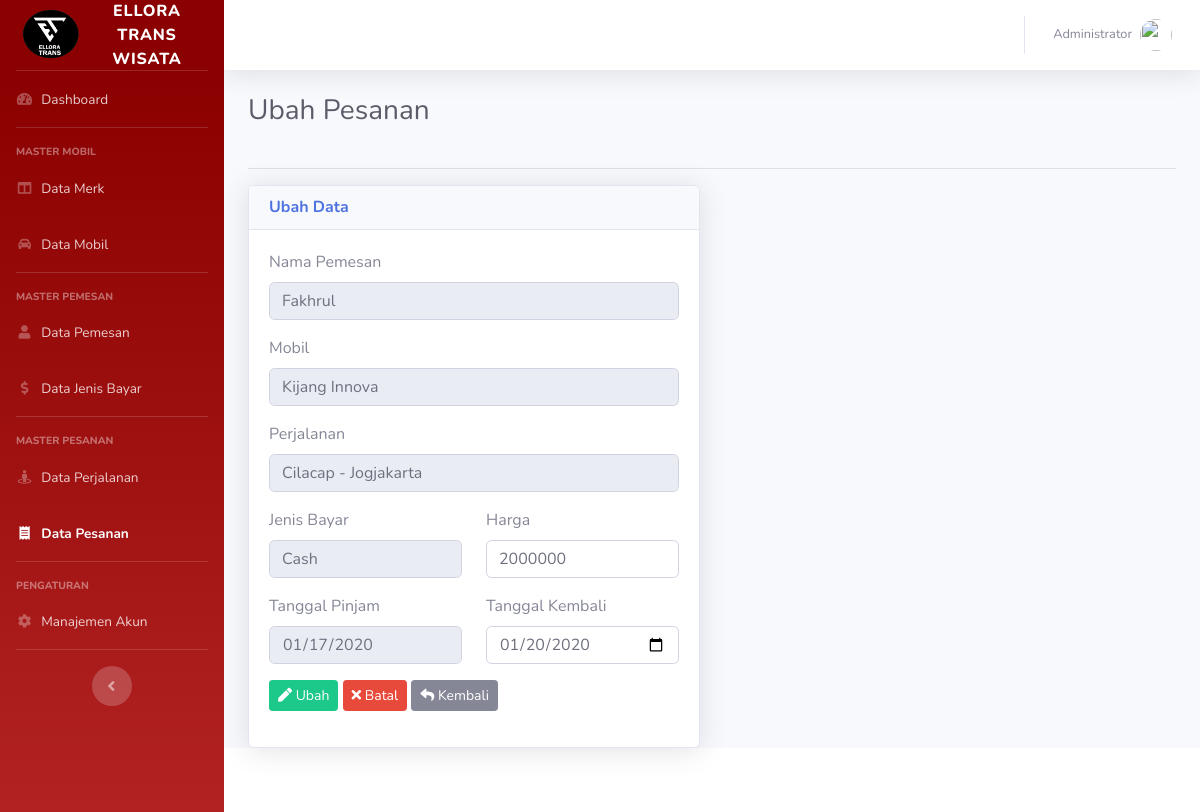
Screenshot of /pesanan/ubah/6 (signed in) with the database file from the repository.
### tables this page shows
CREATE TABLE `tbl_pemesan` (
  `id` int(11) NOT NULL,
  `nama` varchar(50) DEFAULT NULL,
  `alamat` varchar(100) DEFAULT NULL,
  `jenis_kelamin` enum('L','P') DEFAULT NULL,
  `foto` varchar(100) DEFAULT NULL
);

CREATE TABLE `tbl_mobil` (
  `id` int(11) NOT NULL,
  `nama` varchar(30) DEFAULT NULL,
  `warna` varchar(20) DEFAULT NULL,
  `no_polisi` varchar(10) DEFAULT NULL,
  `jumlah_kursi` int(1) DEFAULT NULL,
  `tahun_beli` int(4) DEFAULT NULL,
  `gambar` varchar(100) DEFAULT NULL,
  `id_merk` int(11) DEFAULT NULL
);

CREATE TABLE `tbl_perjalanan` (
  `id` int(11) NOT NULL,
  `asal` varchar(20) DEFAULT NULL,
  `tujuan` varchar(20) DEFAULT NULL,
  `jarak` int(3) DEFAULT NULL
);

CREATE TABLE `tbl_jenis_bayar` (
  `id` int(11) NOT NULL,
  `jenis_bayar` varchar(20) DEFAULT NULL
);

CREATE TABLE `tbl_pesanan` (
  `id` int(11) NOT NULL,
  `harga` int(11) DEFAULT NULL,
  `tgl_pinjam` date DEFAULT NULL,
  `tgl_kembali` date DEFAULT NULL,
  `id_pemesan` int(11) DEFAULT NULL,
  `id_mobil` int(11) DEFAULT NULL,
  `id_perjalanan` int(11) DEFAULT NULL,
  `id_jenis_bayar` int(11) DEFAULT NULL
);

### controllers/C_Pesanan.php (called while the page is built, shortened)
<?php
class C_Pesanan extends Controller {
	public function __construct(){
		$this->pesanan = $this->model('M_Pesanan');
		$this->j_bayar = $this->model('M_Jenis_Bayar');
		$this->mobil = $this->model('M_Mobil');
		$this->pemesan = $this->model('M_Pemesan');
		$this->perjalanan = $this->model('M_Perjalanan');
	}
	public function ubah($id){
		$pesanan = $this->pesanan->lihat_id($id)->fetch_object();
		$id_pemesan = $pesanan->id_pemesan;
		$id_mobil = $pesanan->id_mobil;
		$id_perjalanan = $pesanan->id_perjalanan;
		$id_jenis_bayar = $pesanan->id_jenis_bayar;
		$data = [
			'aktif' => 'pesanan',
			'judul' => 'Ubah Pesanan',
			'pemesan' => $this->pemesan->lihat_id($id_pemesan)->fetch_object(),
			'mobil' => $this->mobil->lihat_id($id_mobil)->fetch_object(),
			'perjalanan' => $this->perjalanan->lihat_id($id_perjalanan)->fetch_object(),
			'jenis_bayar' => $this->j_bayar->lihat_id($id_jenis_bayar)->fetch_object(),
			'pesanan' => $pesanan
		];
		$this->view('pesanan/ubah', $data);
	}
}

### index.php (called while the page is built, shortened)
<?php
require_once BASEPATH . DS . 'core' . DS . 'Controller.php';
require_once BASEPATH . DS . 'core' . DS . 'Database.php';
require_once BASEPATH . DS . 'core' . DS . 'Model.php';
new Route();
?>

### functions/url_function.php (called while the page is built, shortened)
<?php
function base_url($path = null){
	if(isset($path)){
		$path = filter_var($path, FILTER_SANITIZE_URL);
		$path = rtrim($path, '/');
		return BASE_URL . $path;
	}
	return BASE_URL;
}

### core/Database.php (called while the page is built, shortened)
<?php
class Database
{
	public function __construct()
	{
		$this->_koneksi = new mysqli(DB_HOST, DB_USER, DB_PASS, DB_NAME);
	}
	public function query($query)
	{
		return $this->_koneksi->query($query);
	}
}

### core/Model.php (called while the page is built, shortened)
<?php
class Model {
	public function __construct(){
		$this->db = new Database();
	}
	public function get_where($table, $where = [], $kolom = []){
		if (count($kolom) == 0) {
			$this->_query = "SELECT * FROM {$table}";
		}
		$this->_query = $this->_query . " WHERE ";
		$i = 0;
		$total = count($where);
		foreach ($where as $key => $value) {
			$this->_query = $this->_query . "{$key} = '{$value}'";
		}
	}
	public function setQuery($query){
		$this->_query = $query;
	}
	public function execute(){
		return $this->db->query($this->_query);
	}
}

### models/M_Pesanan.php (called while the page is built, shortened)
<?php
class M_Pesanan extends Model{
	public function lihat_id($id){
		$query = $this->execute();
		return $query;
	}
}

### models/M_Pemesan.php (called while the page is built, shortened)
<?php
class M_Pemesan extends Model {
	public function lihat_id($id){
		$query = $this->execute();
		return $query;
	}
}

### models/M_Mobil.php (called while the page is built, shortened)
<?php
class M_Mobil extends Model {
	public function lihat_id($id){
		$query = $this->execute();
		return $query;
	}
}

### models/M_Perjalanan.php (called while the page is built, shortened)
<?php
class M_Perjalanan extends Model{
	public function lihat_id($id){
		$query = $this->execute();
		return $query;
	}
}

### models/M_Jenis_Bayar.php (called while the page is built, shortened)
<?php
class M_Jenis_Bayar extends Model{
	public function lihat_id($id){
		$query = $this->execute();
		return $query;
	}
}

### views/pesanan/ubah.php (the view, shortened to what this page needs)
<!DOCTYPE html>
<html lang="en">
<head>
	<link href="<?= base_url('sb-admin-2/') ?>/vendor/fontawesome-free/css/all.min.css" rel="stylesheet" type="text/css">
	<link href="<?= base_url('sb-admin-2/') ?>/css/sb-admin-2.min.css" rel="stylesheet">
	<link href="<?= base_url('sb-admin-2/') ?>/vendor/datatables/dataTables.bootstrap4.min.css" rel="stylesheet">
</head>
<body id="page-top">
	<div id="wrapper">
	<div id="content-wrapper" class="d-flex flex-column">
		<div id="content">
			<div class="container-fluid">
				<div class="row">
					<div class="col-sm-12">
						<div class="clearfix">
							<div class="float-left">
								<h1 class="h3 mb-4 text-gray-800">Ubah Pesanan</h1>
							</div>
						</div>
						<hr>
					</div>
				</div>
				<div class="row">
					<div class="col-sm-6">
						<div class="card shadow">
							<div class="card-header">
								<h6 class="m-0 font-weight-bold text-primary">Ubah Data</h6>
							</div>
							<div class="card-body">
								<form method="POST" action="<?= base_url('pesanan/proses_ubah/' . $pesanan->id) ?>" enctype="multipart/form-data">
								  	<div class="form-group">
								  		<label for="id_pemesan">Nama Pemesan</label>
								  		<input type="text" disabled="disabled" class="form-control" value="<?= $pemesan->nama ?>">
								  	</div>
								  	<div class="form-group">
								  		<label for="id_mobil">Mobil</label>
								  		<input type="text" disabled="disabled" class="form-control" value="<?= $mobil->nama ?>">
								  	</div>
									<div class="form-group">
								  		<label for="id_perjalanan">Perjalanan</label>
								  		<input type="text" disabled="disabled" class="form-control" value="<?= $perjalanan->asal . ' - ' . $perjalanan->tujuan ?>">
								  	</div>
								  	<div class="row">
								  		<div class="col-md-6">
								  			<div class="form-group">
										  		<label for="id_jenis_bayar">Jenis Bayar</label>
										  		<input type="text" disabled="disabled" class="form-control" value="<?= $jenis_bayar->jenis_bayar ?>">
										  	</div>
								  		</div>
								  		<div class="col-md-6">
								  			<div class="form-group">
										  		<label for="harga">Harga</label>
										  		<input type="number" name="harga" id="harga" value="<?= $pesanan->harga ?>" placeholder="ketik" required="required" autocomplete="off" class="form-control">
										  	</div>
								  		</div>
								  	</div>
									<div class="row">
										<div class="col-md-6">
											<div class="form-group">
										  		<label for="tgl_pinjam">Tanggal Pinjam</label>
										  		<input type="date" value="<?= $pesanan->tgl_pinjam ?>" disabled="disabled" name="tgl_pinjam" id="tgl_pinjam" required="required" autocomplete="off" class="form-control">
										  	</div>
									  	</div>
										<div class="col-md-6">
											<div class="form-group">
										  		<label for="tgl_kembali">Tanggal Kembali</label>
										  		<input type="date" name="tgl_kembali" value="<?= $pesanan->tgl_kembali ?>" id="tgl_kembali" required="required" autocomplete="off" class="form-control">
										  	</div>
									  	</div>
									</div>
								  	<div class="form-group">
										<button type="submit" class="btn btn-sm btn-success" name="ubah"><i class="fa fa-pen"></i> Ubah</button>
										<button type="reset" class="btn btn-sm btn-danger"><i class="fa fa-times"></i> Batal</button>
										<a href="index.php" class="btn btn-sm btn-secondary"><i class="fa fa-reply"></i> Kembali</a>
								  	</div>
								</form>
							</div>
						</div>
					</div>
				</div>
			</div>
		</div>
	</div>
	</div>
</body>
</html>

### rows the page displays
tbl_pemesan: nama "Fakhrul"
tbl_mobil: nama "Kijang Innova"
tbl_perjalanan: asal+tujuan "Cilacap - Jogjakarta"
tbl_jenis_bayar: jenis_bayar "Cash"
tbl_pesanan: harga "2000000", tgl_pinjam "01/17/2020", tgl_kembali "01/20/2020"

### other values shown
$_SESSION['login']['nama'] "Administrator"
